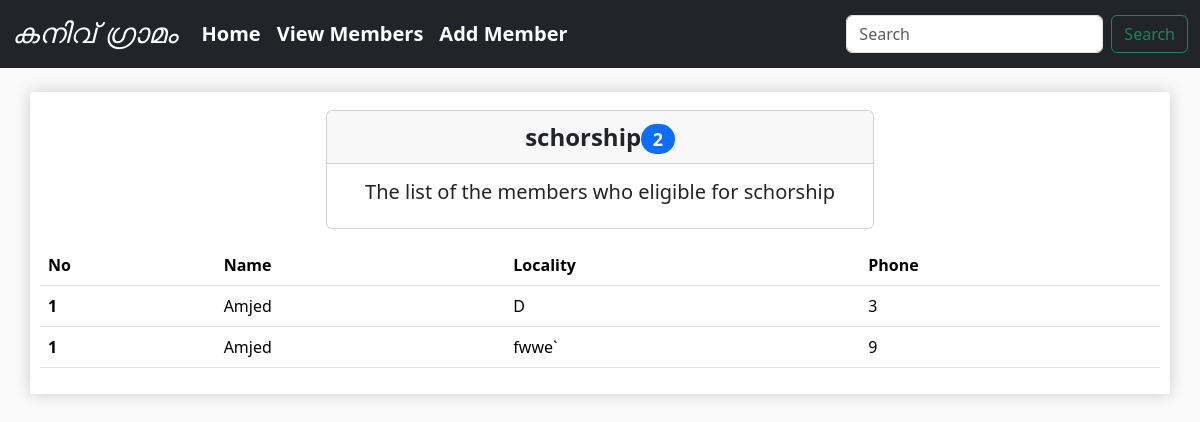
The app's page /2, older data.
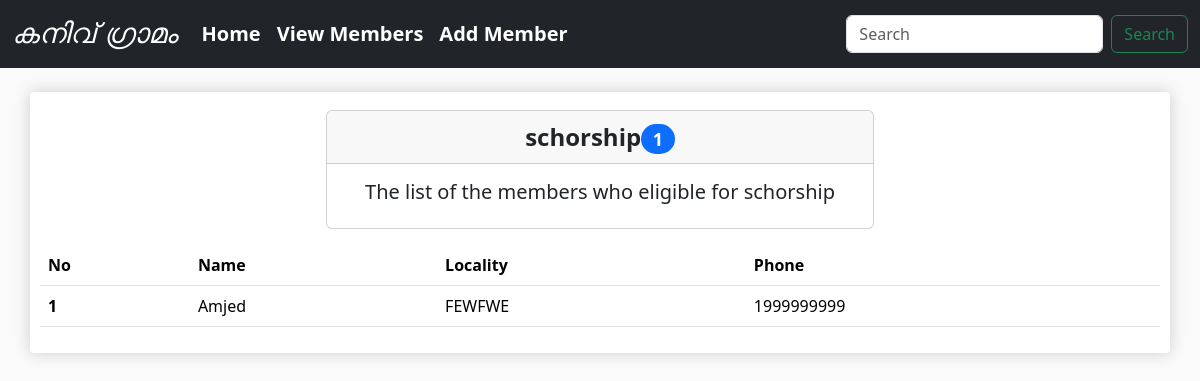
The same page, newer data.
### charity/models.py (models this page shows, shortened)
class Category(models.Model):
    category = models.CharField(max_length=30)
    def __str__(self):
        return self.category

class Need(models.Model):
    member = models.OneToOneField(Member, on_delete=models.CASCADE,)
    requirement = models.ManyToManyField(Category, blank=True,)

class Member(models.Model):
    ration_card_status = (
        ('APL', 'APL'),
        ('BPL', 'BPL'),
    )
    name = models.CharField(max_length=30, verbose_name='Name')
    age = models.IntegerField(verbose_name='Age')
    phone = models.PositiveIntegerField(help_text='Enter phone number without country code')
    house_name = models.CharField(max_length=50)
    locality = models.CharField(max_length=50)
    pin_code = models.IntegerField()
    ration_card = models.CharField(choices=ration_card_status, max_length=10)
    annual_income = models.IntegerField()
    job = models.CharField(max_length=50)
    remark = models.TextField(max_length=100, help_text='Max 100 letters', blank=True)
    class Meta:
        unique_together = ('name', 'house_name', 'phone')

### charity/views.py (the view)
# urls.py: path('<int:category_id>', views.view_by_category, name='view-by-category'),
def view_by_category(request, category_id):
    category = Category.objects.get(id=category_id)
    needs = Need.objects.filter(requirement=category)
    print(needs)
    context = {
        'requirements': needs,
        'category': category,
        'total_members': needs.count()
    }
    return render(request, 'charity/view-by-category.html', context)

### templates/charity/view-by-category.html
{% extends 'base.html' %}
{% block content %}
    <div class="container bg-white mt-4 box-shadow">
        <div class="row justify-content-center">
            <div class="col-12 col-lg-6">
                <div class="card mb-3 text-center mt-2">
                    <div class="card-header fs-4"><b>{{ category }}<span
                            class="badge rounded-pill bg-primary">{{ total_members }}</span></b></div>
                    <div class="card-body text-dark">
                        <h5 class="card-title">The list of the members who eligible for {{ category }}</h5>
                    </div>
                </div>
            </div>
        </div>
        <div class="row">
            <div class="col-12 col-lg-12">
                <table class="table table-hover">
                    <thead>
                    <tr>
                        <th scope="col">No</th>
                        <th scope="col">Name</th>
                        <th scope="col">Locality</th>
                        <th scope="col">Phone</th>
                    </tr>
                    </thead>
                    <tbody>
                    {% for requirement in requirements %}
                        <tr>
                            <th scope="row">1</th>
                            <td>{{ requirement.member.name }}</td>
                            <td>{{ requirement.member.locality }}</td>
                            <td>{{ requirement.member.phone }}</td>
                        </tr>
                    {% endfor %}
                    </tbody>
                </table>
            </div>
        </div>
    </div>
{% endblock %}

### templates/base.html (shortened to what this page needs)
<!doctype html>
{% load static %}
<html lang="en">
<head>
    <link rel="stylesheet" href="{% static 'css/bootstrap.min.css' %}">
    <link rel="stylesheet" href="{% static  'css/style.css' %}">
</head>
<body  class="">
{% include 'includes/header.html' %}
{% block content %}
{% endblock %}
</body>
</html>

### templates/includes/header.html (shortened to what this page needs)
{% load static %}
<nav class="navbar navbar-expand-lg navbar-dark bg-dark">
    <div class="container-fluid">
        <a class="navbar-brand fs-3 fst-italic" href="#">കനിവ് ഗ്രാമം</a>
        <div class="collapse navbar-collapse" id="navbarTogglerDemo02">
            <ul class="navbar-nav me-auto mb-2 mb-lg-0">
                <li class="nav-item">
                    <a class="nav-link active fs-5 fw-bolder" aria-current="page" href="#">Home</a>
                </li>
                <li class="nav-item">
                    <a class="nav-link active fs-5 fw-bolder" href="#">View Members</a>
                </li>
                <li class="nav-item">
                    <a class="nav-link active fs-5 fw-bolder" href="#">Add Member</a>
                </li>
            </ul>
            <form class="d-flex">
                <input class="form-control me-2" type="search" placeholder="Search" aria-label="Search">
                <button class="btn btn-outline-success" type="submit">Search</button>
            </form>
        </div>
    </div>
</nav>

### static/css/style.css (style rules this page uses)
html body { margin: 0; padding: 0; background-color: hsl(0, 0%, 98%); }
.navbar-brand { font-family: 'Baloo Chettan 2', cursive; }
.box-shadow { box-shadow: hsl(0, 0%, 80%) 0 0 16px; background-color: #fff; border-radius: 4px; padding: 10px; }

Row changes from the older to the newer data that the page shows:
removed Need: member.name "Amjed", member.locality "D", member.phone "3"
removed Need: member.name "Amjed", member.locality "fwwe`", member.phone "9"
added Need: member.name "Amjed", member.locality "FEWFWE", member.phone "1999999999"
Text that changed along with them:
{{ total_members }}: "2" → "1"
